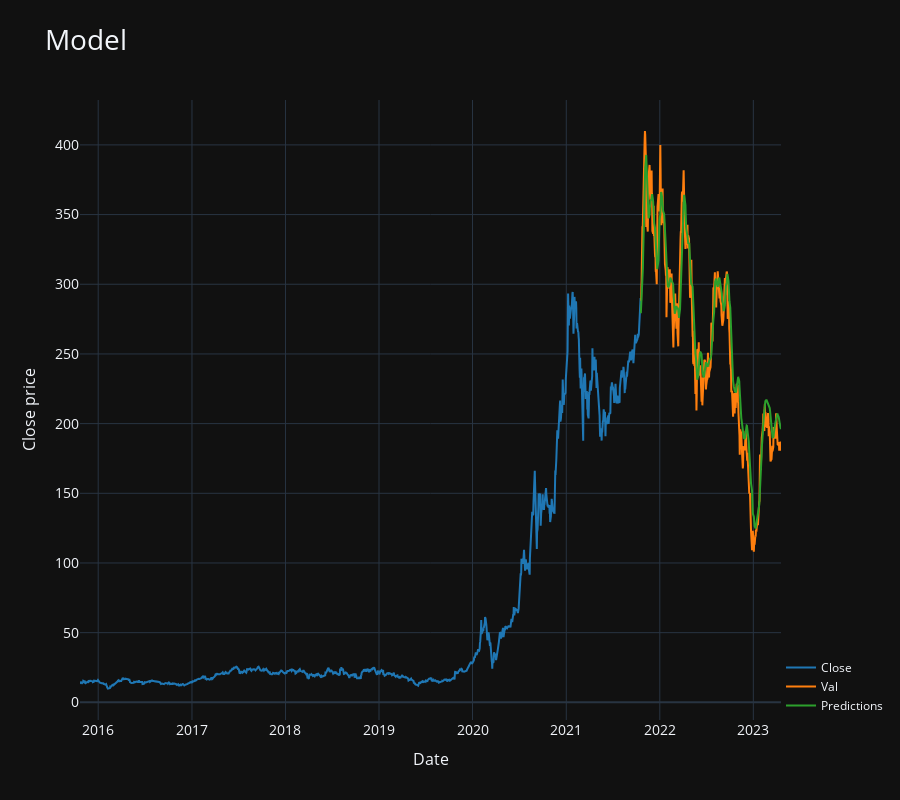

Here is the notebook cell this chart was saved with:
### Code cell
fig = go.Figure()
fig.add_trace(go.Scatter(x = train.index, y = train.Close,
                    mode='lines',
                    name='Close',
                    marker_color = '#1F77B4'))
fig.add_trace(go.Scatter(x = valid.index, y = valid.Close,
                    mode='lines',
                    name='Val',
                    marker_color = '#FF7F0E'))
fig.add_trace(go.Scatter(x = valid.index, y = valid.Predictions,
                    mode='lines',
                    name='Predictions',
                    marker_color = '#2CA02C'))

fig.update_layout(
    title='Model',
    titlefont_size = 28,
    hovermode = 'x',
    xaxis = dict(
        title='Date',
        titlefont_size=16,
        tickfont_size=14),
    
    height = 800,
    
    yaxis=dict(
        title='Close price',
        titlefont_size=16,
        tickfont_size=14),
    legend=dict(
        y=0,
        x=1.0,
        bgcolor='rgba(255, 255, 255, 0)',
        bordercolor='rgba(255, 255, 255, 0)'))

fig.show()

### Figure 1 — Plotly figure (JSON) as saved in the notebook; plotly's stock layout.template omitted (floating-point values rounded to 4 significant figures; data arrays with more than 128 entries replaced by an {"elided": "..."} marker saying what was removed)
{"data": [{"marker": {"color": "#1F77B4"}, "mode": "lines", "name": "Close", "x": {"elided": "1508 str values"}, "y": {"elided": "1508 float values"}, "type": "scatter"}, {"marker": {"color": "#FF7F0E"}, "mode": "lines", "name": "Val", "x": {"elided": "377 str values"}, "y": {"elided": "377 float values"}, "type": "scatter"}, {"marker": {"color": "#2CA02C"}, "mode": "lines", "name": "Predictions", "x": {"elided": "377 str values"}, "y": {"elided": "377 float values"}, "type": "scatter"}], "layout": {"title": {"text": "Model", "font": {"size": 28}}, "xaxis": {"title": {"text": "Date", "font": {"size": 16}}, "tickfont": {"size": 14}}, "yaxis": {"title": {"text": "Close price", "font": {"size": 16}}, "tickfont": {"size": 14}}, "legend": {"y": 0, "x": 1.0, "bgcolor": "rgba(255, 255, 255, 0)", "bordercolor": "rgba(255, 255, 255, 0)"}, "hovermode": "x", "height": 800}}
